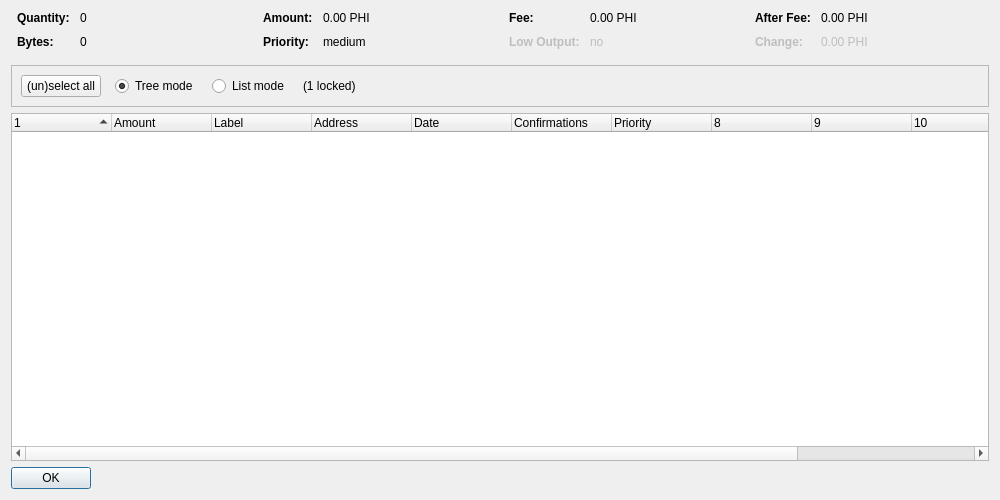
<?xml version="1.0" encoding="UTF-8"?>
<ui version="4.0">
 <class>CoinControlDialog</class>
 <widget class="QDialog" name="CoinControlDialog">
  <property name="geometry">
   <rect>
    <x>0</x>
    <y>0</y>
    <width>1000</width>
    <height>500</height>
   </rect>
  </property>
  <property name="windowTitle">
   <string>Coin Control Address Selection</string>
  </property>
  <layout class="QVBoxLayout" name="verticalLayout">
   <item>
    <layout class="QHBoxLayout" name="horizontalLayoutTop" stretch="0,0,0,0">
     <property name="topMargin">
      <number>0</number>
     </property>
     <property name="bottomMargin">
      <number>10</number>
     </property>
     <item>
      <layout class="QFormLayout" name="formLayoutCoinControl1">
       <property name="horizontalSpacing">
        <number>10</number>
       </property>
       <property name="verticalSpacing">
        <number>10</number>
       </property>
       <property name="leftMargin">
        <number>6</number>
       </property>
       <property name="rightMargin">
        <number>6</number>
       </property>
       <item row="0" column="0">
        <widget class="QLabel" name="labelCoinControlQuantityText">
         <property name="font">
          <font>
           <weight>75</weight>
           <bold>true</bold>
          </font>
         </property>
         <property name="text">
          <string>Quantity:</string>
         </property>
        </widget>
       </item>
       <item row="0" column="1">
        <widget class="QLabel" name="labelCoinControlQuantity">
         <property name="cursor">
          <cursorShape>IBeamCursor</cursorShape>
         </property>
         <property name="contextMenuPolicy">
          <enum>Qt::ActionsContextMenu</enum>
         </property>
         <property name="text">
          <string notr="true">0</string>
         </property>
         <property name="textInteractionFlags">
          <set>Qt::LinksAccessibleByMouse|Qt::TextSelectableByKeyboard|Qt::TextSelectableByMouse</set>
         </property>
        </widget>
       </item>
       <item row="1" column="0">
        <widget class="QLabel" name="labelCoinControlBytesText">
         <property name="font">
          <font>
           <weight>75</weight>
           <bold>true</bold>
          </font>
         </property>
         <property name="text">
          <string>Bytes:</string>
         </property>
        </widget>
       </item>
       <item row="1" column="1">
        <widget class="QLabel" name="labelCoinControlBytes">
         <property name="cursor">
          <cursorShape>IBeamCursor</cursorShape>
         </property>
         <property name="contextMenuPolicy">
          <enum>Qt::ActionsContextMenu</enum>
         </property>
         <property name="text">
          <string notr="true">0</string>
         </property>
         <property name="textInteractionFlags">
          <set>Qt::LinksAccessibleByMouse|Qt::TextSelectableByKeyboard|Qt::TextSelectableByMouse</set>
         </property>
        </widget>
       </item>
      </layout>
     </item>
     <item>
      <layout class="QFormLayout" name="formLayoutCoinControl2">
       <property name="horizontalSpacing">
        <number>10</number>
       </property>
       <property name="verticalSpacing">
        <number>10</number>
       </property>
       <property name="leftMargin">
        <number>6</number>
       </property>
       <property name="rightMargin">
        <number>6</number>
       </property>
       <item row="0" column="0">
        <widget class="QLabel" name="labelCoinControlAmountText">
         <property name="font">
          <font>
           <weight>75</weight>
           <bold>true</bold>
          </font>
         </property>
         <property name="text">
          <string>Amount:</string>
         </property>
        </widget>
       </item>
       <item row="0" column="1">
        <widget class="QLabel" name="labelCoinControlAmount">
         <property name="cursor">
          <cursorShape>IBeamCursor</cursorShape>
         </property>
         <property name="contextMenuPolicy">
          <enum>Qt::ActionsContextMenu</enum>
         </property>
         <property name="text">
          <string notr="true">0.00 PHI</string>
         </property>
         <property name="textInteractionFlags">
          <set>Qt::LinksAccessibleByMouse|Qt::TextSelectableByKeyboard|Qt::TextSelectableByMouse</set>
         </property>
        </widget>
       </item>
       <item row="1" column="0">
        <widget class="QLabel" name="labelCoinControlPriorityText">
         <property name="font">
          <font>
           <weight>75</weight>
           <bold>true</bold>
          </font>
         </property>
         <property name="text">
          <string>Priority:</string>
         </property>
        </widget>
       </item>
       <item row="1" column="1">
        <widget class="QLabel" name="labelCoinControlPriority">
         <property name="cursor">
          <cursorShape>IBeamCursor</cursorShape>
         </property>
         <property name="contextMenuPolicy">
          <enum>Qt::ActionsContextMenu</enum>
         </property>
         <property name="text">
          <string notr="true">medium</string>
         </property>
         <property name="textInteractionFlags">
          <set>Qt::LinksAccessibleByMouse|Qt::TextSelectableByKeyboard|Qt::TextSelectableByMouse</set>
         </property>
        </widget>
       </item>
      </layout>
     </item>
     <item>
      <layout class="QFormLayout" name="formLayoutCoinControl3">
       <property name="horizontalSpacing">
        <number>10</number>
       </property>
       <property name="verticalSpacing">
        <number>10</number>
       </property>
       <property name="leftMargin">
        <number>6</number>
       </property>
       <property name="rightMargin">
        <number>6</number>
       </property>
       <item row="0" column="0">
        <widget class="QLabel" name="labelCoinControlFeeText">
         <property name="font">
          <font>
           <weight>75</weight>
           <bold>true</bold>
          </font>
         </property>
         <property name="text">
          <string>Fee:</string>
         </property>
        </widget>
       </item>
       <item row="0" column="1">
        <widget class="QLabel" name="labelCoinControlFee">
         <property name="cursor">
          <cursorShape>IBeamCursor</cursorShape>
         </property>
         <property name="contextMenuPolicy">
          <enum>Qt::ActionsContextMenu</enum>
         </property>
         <property name="text">
          <string notr="true">0.00 PHI</string>
         </property>
         <property name="textInteractionFlags">
          <set>Qt::LinksAccessibleByMouse|Qt::TextSelectableByKeyboard|Qt::TextSelectableByMouse</set>
         </property>
        </widget>
       </item>
       <item row="1" column="0">
        <widget class="QLabel" name="labelCoinControlLowOutputText">
         <property name="enabled">
          <bool>false</bool>
         </property>
         <property name="font">
          <font>
           <weight>75</weight>
           <bold>true</bold>
          </font>
         </property>
         <property name="text">
          <string>Low Output:</string>
         </property>
        </widget>
       </item>
       <item row="1" column="1">
        <widget class="QLabel" name="labelCoinControlLowOutput">
         <property name="enabled">
          <bool>false</bool>
         </property>
         <property name="cursor">
          <cursorShape>IBeamCursor</cursorShape>
         </property>
         <property name="contextMenuPolicy">
          <enum>Qt::ActionsContextMenu</enum>
         </property>
         <property name="text">
          <string notr="true">no</string>
         </property>
         <property name="textInteractionFlags">
          <set>Qt::LinksAccessibleByMouse|Qt::TextSelectableByKeyboard|Qt::TextSelectableByMouse</set>
         </property>
        </widget>
       </item>
      </layout>
     </item>
     <item>
      <layout class="QFormLayout" name="formLayoutCoinControl4">
       <property name="horizontalSpacing">
        <number>10</number>
       </property>
       <property name="verticalSpacing">
        <number>10</number>
       </property>
       <property name="leftMargin">
        <number>6</number>
       </property>
       <property name="rightMargin">
        <number>6</number>
       </property>
       <item row="0" column="0">
        <widget class="QLabel" name="labelCoinControlAfterFeeText">
         <property name="font">
          <font>
           <weight>75</weight>
           <bold>true</bold>
          </font>
         </property>
         <property name="text">
          <string>After Fee:</string>
         </property>
        </widget>
       </item>
       <item row="0" column="1">
        <widget class="QLabel" name="labelCoinControlAfterFee">
         <property name="cursor">
          <cursorShape>IBeamCursor</cursorShape>
         </property>
         <property name="contextMenuPolicy">
          <enum>Qt::ActionsContextMenu</enum>
         </property>
         <property name="text">
          <string notr="true">0.00 PHI</string>
         </property>
         <property name="textInteractionFlags">
          <set>Qt::LinksAccessibleByMouse|Qt::TextSelectableByKeyboard|Qt::TextSelectableByMouse</set>
         </property>
        </widget>
       </item>
       <item row="1" column="0">
        <widget class="QLabel" name="labelCoinControlChangeText">
         <property name="enabled">
          <bool>false</bool>
         </property>
         <property name="font">
          <font>
           <weight>75</weight>
           <bold>true</bold>
          </font>
         </property>
         <property name="text">
          <string>Change:</string>
         </property>
        </widget>
       </item>
       <item row="1" column="1">
        <widget class="QLabel" name="labelCoinControlChange">
         <property name="enabled">
          <bool>false</bool>
         </property>
         <property name="cursor">
          <cursorShape>IBeamCursor</cursorShape>
         </property>
         <property name="contextMenuPolicy">
          <enum>Qt::ActionsContextMenu</enum>
         </property>
         <property name="text">
          <string notr="true">0.00 PHI</string>
         </property>
         <property name="textInteractionFlags">
          <set>Qt::LinksAccessibleByMouse|Qt::TextSelectableByKeyboard|Qt::TextSelectableByMouse</set>
         </property>
        </widget>
       </item>
      </layout>
     </item>
    </layout>
   </item>
   <item>
    <widget class="QFrame" name="frame">
     <property name="minimumSize">
      <size>
       <width>0</width>
       <height>40</height>
      </size>
     </property>
     <property name="frameShape">
      <enum>QFrame::StyledPanel</enum>
     </property>
     <property name="frameShadow">
      <enum>QFrame::Sunken</enum>
     </property>
     <layout class="QHBoxLayout" name="horizontalLayout">
      <item>
       <layout class="QHBoxLayout" name="horizontalLayoutPanel" stretch="0,0,0,0,0">
        <property name="spacing">
         <number>14</number>
        </property>
        <item>
         <widget class="QPushButton" name="pushButtonSelectAll">
          <property name="sizePolicy">
           <sizepolicy hsizetype="Maximum" vsizetype="Fixed">
            <horstretch>0</horstretch>
            <verstretch>0</verstretch>
           </sizepolicy>
          </property>
          <property name="text">
           <string>(un)select all</string>
          </property>
         </widget>
        </item>
        <item>
         <widget class="QRadioButton" name="radioTreeMode">
          <property name="sizePolicy">
           <sizepolicy hsizetype="Maximum" vsizetype="Fixed">
            <horstretch>0</horstretch>
            <verstretch>0</verstretch>
           </sizepolicy>
          </property>
          <property name="text">
           <string>Tree mode</string>
          </property>
          <property name="checked">
           <bool>true</bool>
          </property>
         </widget>
        </item>
        <item>
         <widget class="QRadioButton" name="radioListMode">
          <property name="sizePolicy">
           <sizepolicy hsizetype="Maximum" vsizetype="Fixed">
            <horstretch>0</horstretch>
            <verstretch>0</verstretch>
           </sizepolicy>
          </property>
          <property name="text">
           <string>List mode</string>
          </property>
         </widget>
        </item>
        <item>
         <widget class="QLabel" name="labelLocked">
          <property name="text">
           <string notr="true">(1 locked)</string>
          </property>
         </widget>
        </item>
        <item>
         <spacer name="horizontalSpacer">
          <property name="orientation">
           <enum>Qt::Horizontal</enum>
          </property>
          <property name="sizeHint" stdset="0">
           <size>
            <width>40</width>
            <height>20</height>
           </size>
          </property>
         </spacer>
        </item>
       </layout>
      </item>
     </layout>
    </widget>
   </item>
   <item>
    <widget class="CoinControlTreeWidget" name="treeWidget">
     <property name="contextMenuPolicy">
      <enum>Qt::CustomContextMenu</enum>
     </property>
     <property name="sortingEnabled">
      <bool>false</bool>
     </property>
     <property name="columnCount">
      <number>12</number>
     </property>
     <attribute name="headerShowSortIndicator" stdset="0">
      <bool>true</bool>
     </attribute>
     <attribute name="headerStretchLastSection">
      <bool>false</bool>
     </attribute>
     <column>
      <property name="text">
       <string/>
      </property>
     </column>
     <column>
      <property name="text">
       <string>Amount</string>
      </property>
     </column>
     <column>
      <property name="text">
       <string notr="true">Label</string>
      </property>
     </column>
     <column>
      <property name="text">
       <string>Address</string>
      </property>
     </column>
     <column>
      <property name="text">
       <string>Date</string>
      </property>
     </column>
     <column>
      <property name="text">
       <string>Confirmations</string>
      </property>
      <property name="toolTip">
       <string>Confirmed</string>
      </property>
     </column>
     <column>
      <property name="text">
       <string>Priority</string>
      </property>
     </column>
     <column>
      <property name="text">
       <string/>
      </property>
     </column>
     <column>
      <property name="text">
       <string/>
      </property>
     </column>
     <column>
      <property name="text">
       <string/>
      </property>
     </column>
     <column>
      <property name="text">
       <string/>
      </property>
     </column>
     <column>
      <property name="text">
       <string/>
      </property>
     </column>
    </widget>
   </item>
   <item>
    <widget class="QDialogButtonBox" name="buttonBox">
     <property name="sizePolicy">
      <sizepolicy hsizetype="Maximum" vsizetype="Fixed">
       <horstretch>0</horstretch>
       <verstretch>0</verstretch>
      </sizepolicy>
     </property>
     <property name="orientation">
      <enum>Qt::Horizontal</enum>
     </property>
     <property name="standardButtons">
      <set>QDialogButtonBox::Ok</set>
     </property>
    </widget>
   </item>
  </layout>
 </widget>
 <customwidgets>
  <customwidget>
   <class>CoinControlTreeWidget</class>
   <extends>QTreeWidget</extends>
   <header>coincontroltreewidget.h</header>
  </customwidget>
 </customwidgets>
 <resources/>
 <connections/>
</ui>
